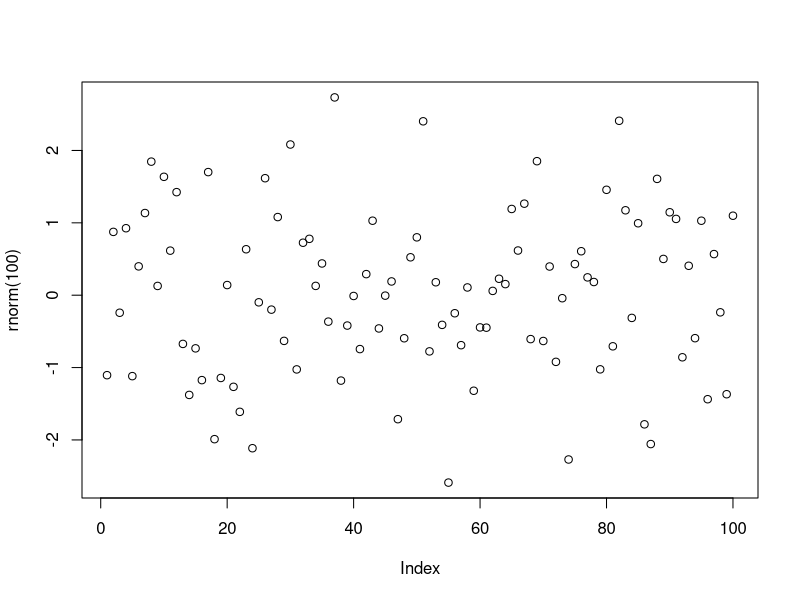
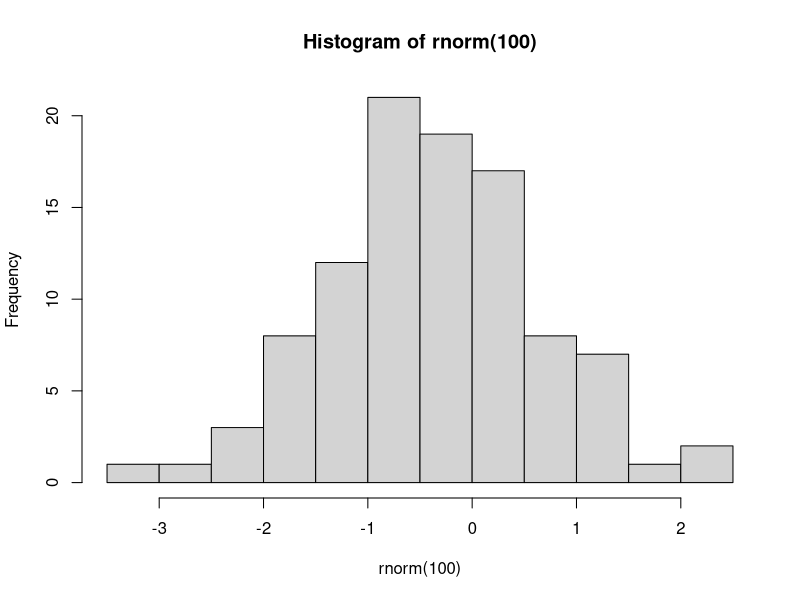
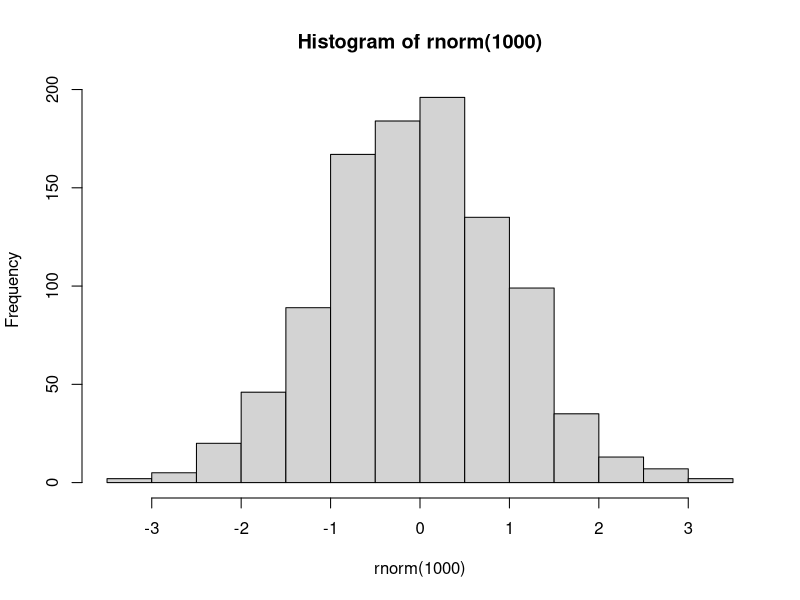

Write the R code that produced these figures, in order.
# this works
# add a nice plot
plot(rnorm(100))

# add more plots
hist(rnorm(100))

# also more draw work well
hist(rnorm(1000))
